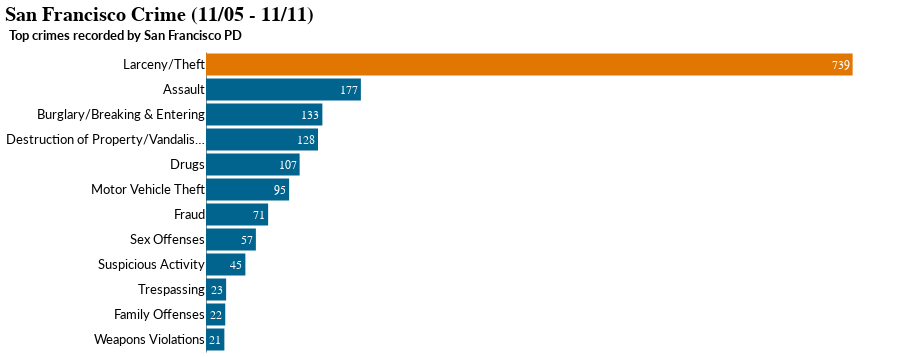

Notebook source saved alongside this figure:
### Code cell
max_val = crime_counts_df.Count.max()

base = alt.Chart(crime_counts_df, title='San Francisco Crime (11/05 - 11/11)').encode(
x=alt.X('Count', axis=None),
y=alt.Y('Crime', title='Top crimes recorded by San Francisco PD', sort=list(crime_counts_df.Crime.values)))

bars = base.mark_bar(size=22).encode(color=alt.condition(
    alt.datum.Count == max_val,
    alt.value('#e17700'),
    alt.value('#00648e')))

text = base.mark_text(
    color='white',
    align='right',
    size=12,
    dx=-3
).encode(
    text='Count')

chart = bars + text
chart

### Figure 1 — Vega-Lite specification as saved in the notebook (floating-point values rounded to 4 significant figures)
{"$schema": "https://vega.github.io/schema/vega-lite/v3.4.0.json", "background": "white", "config": {"axisY": {"labelFont": "Lato", "labelFontSize": 13, "labelLimit": 200, "ticks": false, "titleAlign": "right", "titleAngle": 0, "titleFont": "Lato", "titleFontSize": 13, "titleX": 35, "titleY": -10}, "title": {"anchor": "start", "fontSize": 20}, "view": {"strokeOpacity": 0}}, "data": {"name": "data-7a388cda91bb37d8ef9cf331ff5bc7fc"}, "datasets": {"data-7a388cda91bb37d8ef9cf331ff5bc7fc": [{"Count": 739, "Crime": "Larceny/Theft"}, {"Count": 177, "Crime": "Assault"}, {"Count": 133, "Crime": "Burglary/Breaking & Entering"}, {"Count": 128, "Crime": "Destruction of Property/Vandalism"}, {"Count": 107, "Crime": "Drugs"}, {"Count": 95, "Crime": "Motor Vehicle Theft"}, {"Count": 71, "Crime": "Fraud"}, {"Count": 57, "Crime": "Sex Offenses"}, {"Count": 45, "Crime": "Suspicious Activity"}, {"Count": 23, "Crime": "Trespassing"}, {"Count": 22, "Crime": "Family Offenses"}, {"Count": 21, "Crime": "Weapons Violations"}]}, "height": 300, "layer": [{"encoding": {"color": {"condition": {"test": "(datum.Count === 739)", "value": "#e17700"}, "value": "#00648e"}, "x": {"axis": null, "field": "Count", "type": "quantitative"}, "y": {"field": "Crime", "sort": ["Larceny/Theft", "Assault", "Burglary/Breaking & Entering", "Destruction of Property/Vandalism", "Drugs", "Motor Vehicle Theft", "Fraud", "Sex Offenses", "Suspicious Activity", "Trespassing", "Family Offenses", "Weapons Violations"], "title": "Top crimes recorded by San Francisco PD", "type": "nominal"}}, "mark": {"size": 22, "type": "bar"}, "title": "San Francisco Crime (11/05 - 11/11)"}, {"encoding": {"text": {"field": "Count", "type": "quantitative"}, "x": {"axis": null, "field": "Count", "type": "quantitative"}, "y": {"field": "Crime", "sort": ["Larceny/Theft", "Assault", "Burglary/Breaking & Entering", "Destruction of Property/Vandalism", "Drugs", "Motor Vehicle Theft", "Fraud", "Sex Offenses", "Suspicious Activity", "Trespassing", "Family Offenses", "Weapons Violations"], "title": "Top crimes recorded by San Francisco PD", "type": "nominal"}}, "mark": {"align": "right", "color": "white", "dx": -3, "size": 12, "type": "text"}, "title": "San Francisco Crime (11/05 - 11/11)"}], "width": 700}
